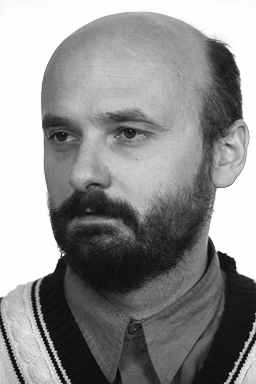
#> input picture python/class/class_4/PCA_fast/TrainDatabase/1.jpg, 256 x 384 px; its folder holds 2 pictures in this run
$ jupyter execute PCA_fast.ipynb
#> lines starting #> are read from the running program, lines starting #| are printed output that depends on the picture
[cell 1]
import numpy as np
import cv2 as cv
import os

IMAGE_SIZE = (50, 50)

PCA_NUM = 20
# 1、加载训练集中的脸，转为一个M行N列矩阵T
def load_data(path):
    # 查看路径下所有文件
    train_file_path = os.listdir(path)
    # 计算有几个文件（图片命名都是以 序号.jpg方式）减去Thumbs.db
    file_number = len(train_file_path) - 1
    T = []
    # 把所有图片转为1-D并存入T中
    for i in range(1, file_number + 1):
        image = cv.imread(path + '/' + str(i) + '.jpg', cv.IMREAD_GRAYSCALE)
        image = cv.resize(image, IMAGE_SIZE)
        # 转为1-D
        image = image.reshape(image.size, 1)
        T.append(image)
    T = np.array(T)
    # 不能直接T.reshape(T.shape[1],T.shape[0]) 这样会打乱顺序，
    T = T.reshape(T.shape[0], T.shape[1])
    return np.mat(T).T


def PCA(T):
    # 2、对T进行0均值化
    # 把均值变为0 axis = 1代表对各行求均值
    m = T.mean(axis=1)
    A = T - m


    # 计算 A.T * A 的特征向量和特征值, 其中 V 是特征值，D 是特征向量
    L = (A.T) * (A)
    V, D = np.linalg.eig(L)
    idx = V.argsort()[::-1]
    V = V[idx]
    D = D[:,idx]

    # 计算 A *AT的特征向量
    eigenface = A * D
    eigenface = eigenface[:,:PCA_NUM]
    return eigenface, m, A


def recognize(testImage, eigenface, m, A):
    _, trainNumber = np.shape(A)
    # 4、计算投影后的矩阵P
    # 投影到特征脸后的
    projectedImage = eigenface.T * (A)
    # 可解决中文路径不能打开问题
    testImageArray = cv.imdecode(np.fromfile(testImage, dtype=np.uint8), cv.IMREAD_GRAYSCALE)
    # 转为1-D
    testImageArray = cv.resize(testImageArray, IMAGE_SIZE)
    testImageArray = testImageArray.reshape(testImageArray.size, 1)
    testImageArray = np.mat(np.array(testImageArray))
    differenceTestImage = testImageArray - m

    projectedTestImage = eigenface.T * (differenceTestImage)
    distance = []
    # 6、计算test_P和P中每个样本的距离，选出最近的那个即可
    for i in range(0, trainNumber):
        q = projectedImage[:, i]
        temp = np.linalg.norm(projectedTestImage - q)
        distance.append(temp)

    minDistance = min(distance)
    index = distance.index(minDistance)
    print('similar index is ', index + 1)
    cv.imshow("test data", cv.imread(testImage, cv.IMREAD_GRAYSCALE))

    cv.imshow("recognize result", cv.imread('./TrainDatabase' + '/' + str(index + 1) + '.jpg', cv.IMREAD_GRAYSCALE))
    cv.waitKey()
    return index + 1


# 进行人脸识别主程序
def example(filename):
    T = load_data('TrainDatabase')
#> in load_data, image is the input picture: shape (384, 256); min 0, max 255, mean 143.8
#> in load_data, `image = cv.resize(image, IMAGE_SIZE)`:
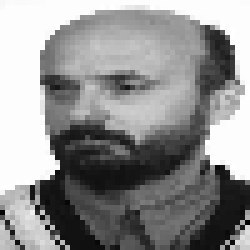
#> image: shape (50, 50) (shown 5 times larger); min 1, max 255, mean 143.9
#> in load_data, `image = image.reshape(image.size, 1)`: image = 2500 values, max 255 at index 70, min 1 at index 2249, mean 143.9
#> in load_data, `T = np.array(T)`: T has the same summary as image
#> T = 2500 rows, first 8: [247], [250], [251], [250], [250], [250], [251], [251]
    eigenface, m, A = PCA(T)
#> in PCA, `m = T.mean(axis=1)`: m has the same summary as T in example
#> in PCA, `A = T - m`: A = 2500 rows, first 8: [0], [0], [0], [0], [0], [0], [0], [0]
#> in PCA, `L = (A.T) * (A)`: L = [[0]]
#> in PCA, `V, D = np.linalg.eig(L)`: V = [0]; D = [[1]]
#> in PCA, `idx = V.argsort()[::-1]`: idx = [0]
#> in PCA, `eigenface = A * D`: eigenface has the same summary as A
#> eigenface has the same summary as A in PCA; m has the same summary as T
    testimage = filename
    print(testimage)
    print(recognize(testimage, eigenface, m, A))
#> in recognize, `projectedImage = eigenface.T * (A)`: projectedImage = [[0]]
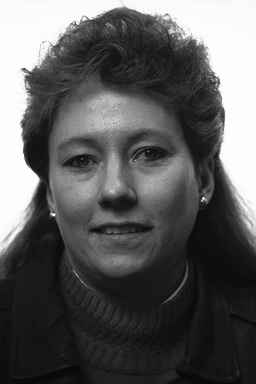
#> input picture python/class/class_4/PCA_fast/TestDatabase/6.jpg, 256 x 384 px
#> in recognize, testImageArray is the input picture: shape (384, 256); min 0, max 255, mean 92.6
#> in recognize, `testImageArray = cv.resize(testImageArray, IMAGE_SIZE)`:
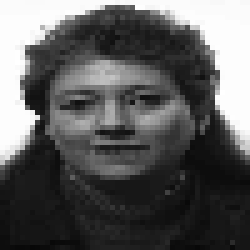
#> testImageArray: shape (50, 50) (shown 5 times larger); min 7, max 255, mean 92.3
#> in recognize, `testImageArray = testImageArray.reshape(testImageArray.size, 1)`: testImageArray = 2500 values, max 255 at index 405, min 7 at index 2456, mean 92.26
#> in recognize, `testImageArray = np.mat(np.array(testImageArray))`: testImageArray = 2500 rows, first 8: [251], [251], [251], [251], [251], [250], [250], [250]
#> in recognize, `differenceTestImage = testImageArray - m`: differenceTestImage = 2500 rows, first 8: [4], [1], [0], [1], [1], [0], [-1], [-1]
#> in recognize, `projectedTestImage = eigenface.T * (differenceTestImage)`: projectedTestImage = [[0]]
#> the loop in recognize, `for i in range(0, trainNumber):` made 1 pass
#> (q, temp) on pass 1: ([[0]], 0)
#> after the loop in recognize, `for i in range(0, trainNumber):`: distance = [0]
#> in recognize, `minDistance = min(distance)`: minDistance = 0
#| similar index is  1
#| 1


if __name__ == '__main__':
    example('TestDatabase/6.jpg')
